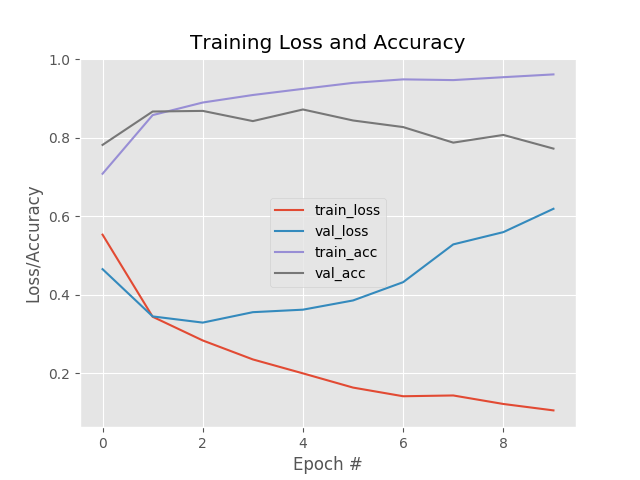

The Python source for this figure:
from keras.datasets import imdb
from keras.preprocessing import sequence
from keras.models import Sequential
from keras.layers import Embedding, SimpleRNN, Dense
import matplotlib.pyplot as plt
import numpy as np

# SimpleRNN, inputs of shape (batch_size, timesteps, input_features)
# if return_sequences=True, it returns the last output, whose shape is (batch_size, input_features)

max_features = 10000 # No. of words to consider as features
maxlen = 500
batch_size = 32
N_epochs = 10

print('Loading data...')
(input_train, y_train), (input_test, y_test) = imdb.load_data(num_words=max_features)
print(len(input_train), 'train_sequences')
print(len(input_test), 'test sequences')

input_train = sequence.pad_sequences(input_train, maxlen=maxlen)
input_test = sequence.pad_sequences(input_test, maxlen=maxlen)

model = Sequential()
model.add((Embedding(max_features, 32)))
model.add(SimpleRNN(32))
model.add(Dense(1, activation='sigmoid'))
model.summary()
model.compile(optimizer='rmsprop', loss='binary_crossentropy', metrics=['acc'])
H = model.fit(input_train, y_train,
              epochs=N_epochs,
              batch_size=batch_size,
              validation_split=0.2)

plt.style.use('ggplot')
plt.figure()
plt.plot(np.arange(0, N_epochs,), H.history["loss"], label="train_loss")
plt.plot(np.arange(0, N_epochs,), H.history["val_loss"], label="val_loss")
plt.plot(np.arange(0, N_epochs,), H.history["acc"], label="train_acc")
plt.plot(np.arange(0, N_epochs,), H.history["val_acc"], label="val_acc")
plt.title("Training Loss and Accuracy")
plt.xlabel("Epoch #")
plt.ylabel("Loss/Accuracy")
plt.legend()
plt.show()
